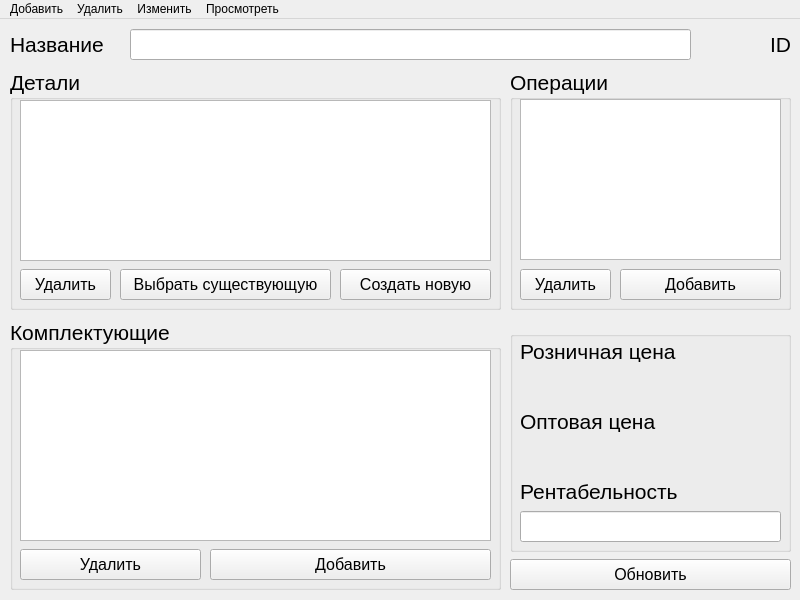
<?xml version="1.0" encoding="UTF-8"?>
<ui version="4.0">
 <class>MainWindow</class>
 <widget class="QMainWindow" name="MainWindow">
  <property name="geometry">
   <rect>
    <x>0</x>
    <y>0</y>
    <width>800</width>
    <height>600</height>
   </rect>
  </property>
  <property name="minimumSize">
   <size>
    <width>800</width>
    <height>600</height>
   </size>
  </property>
  <property name="maximumSize">
   <size>
    <width>800</width>
    <height>600</height>
   </size>
  </property>
  <property name="windowTitle">
   <string>Автоматизация расчёта себестоимости изделия</string>
  </property>
  <widget class="QWidget" name="centralwidget">
   <widget class="QLabel" name="name_label">
    <property name="geometry">
     <rect>
      <x>10</x>
      <y>10</y>
      <width>101</width>
      <height>31</height>
     </rect>
    </property>
    <property name="font">
     <font>
      <pointsize>16</pointsize>
     </font>
    </property>
    <property name="text">
     <string>Название</string>
    </property>
   </widget>
   <widget class="QLineEdit" name="name">
    <property name="geometry">
     <rect>
      <x>130</x>
      <y>10</y>
      <width>561</width>
      <height>31</height>
     </rect>
    </property>
    <property name="font">
     <font>
      <pointsize>16</pointsize>
     </font>
    </property>
   </widget>
   <widget class="QGroupBox" name="products_pats">
    <property name="geometry">
     <rect>
      <x>10</x>
      <y>50</y>
      <width>491</width>
      <height>241</height>
     </rect>
    </property>
    <property name="font">
     <font>
      <pointsize>16</pointsize>
     </font>
    </property>
    <property name="title">
     <string>Детали</string>
    </property>
    <widget class="QPushButton" name="del_p">
     <property name="geometry">
      <rect>
       <x>10</x>
       <y>200</y>
       <width>91</width>
       <height>31</height>
      </rect>
     </property>
     <property name="font">
      <font>
       <pointsize>12</pointsize>
      </font>
     </property>
     <property name="text">
      <string>Удалить</string>
     </property>
    </widget>
    <widget class="QPushButton" name="add_ex">
     <property name="geometry">
      <rect>
       <x>110</x>
       <y>200</y>
       <width>211</width>
       <height>31</height>
      </rect>
     </property>
     <property name="font">
      <font>
       <pointsize>12</pointsize>
      </font>
     </property>
     <property name="text">
      <string>Выбрать существующую</string>
     </property>
    </widget>
    <widget class="QPushButton" name="crt_new">
     <property name="geometry">
      <rect>
       <x>330</x>
       <y>200</y>
       <width>151</width>
       <height>31</height>
      </rect>
     </property>
     <property name="font">
      <font>
       <pointsize>12</pointsize>
      </font>
     </property>
     <property name="text">
      <string>Создать новую</string>
     </property>
    </widget>
    <widget class="QListWidget" name="parts_list">
     <property name="geometry">
      <rect>
       <x>10</x>
       <y>31</y>
       <width>471</width>
       <height>161</height>
      </rect>
     </property>
     <property name="font">
      <font>
       <pointsize>14</pointsize>
      </font>
     </property>
    </widget>
   </widget>
   <widget class="QGroupBox" name="product_operations">
    <property name="geometry">
     <rect>
      <x>510</x>
      <y>50</y>
      <width>281</width>
      <height>241</height>
     </rect>
    </property>
    <property name="font">
     <font>
      <pointsize>16</pointsize>
     </font>
    </property>
    <property name="title">
     <string>Операции</string>
    </property>
    <widget class="QPushButton" name="del_o">
     <property name="geometry">
      <rect>
       <x>10</x>
       <y>200</y>
       <width>91</width>
       <height>31</height>
      </rect>
     </property>
     <property name="font">
      <font>
       <pointsize>12</pointsize>
      </font>
     </property>
     <property name="text">
      <string>Удалить</string>
     </property>
    </widget>
    <widget class="QPushButton" name="add_o">
     <property name="geometry">
      <rect>
       <x>110</x>
       <y>200</y>
       <width>161</width>
       <height>31</height>
      </rect>
     </property>
     <property name="font">
      <font>
       <pointsize>12</pointsize>
      </font>
     </property>
     <property name="text">
      <string>Добавить</string>
     </property>
    </widget>
    <widget class="QListWidget" name="operations_list">
     <property name="geometry">
      <rect>
       <x>10</x>
       <y>30</y>
       <width>261</width>
       <height>161</height>
      </rect>
     </property>
     <property name="font">
      <font>
       <pointsize>14</pointsize>
      </font>
     </property>
    </widget>
   </widget>
   <widget class="QGroupBox" name="product_additionals">
    <property name="geometry">
     <rect>
      <x>10</x>
      <y>300</y>
      <width>491</width>
      <height>271</height>
     </rect>
    </property>
    <property name="font">
     <font>
      <pointsize>16</pointsize>
     </font>
    </property>
    <property name="title">
     <string>Комплектующие</string>
    </property>
    <widget class="QPushButton" name="del_a">
     <property name="geometry">
      <rect>
       <x>10</x>
       <y>230</y>
       <width>181</width>
       <height>31</height>
      </rect>
     </property>
     <property name="font">
      <font>
       <pointsize>12</pointsize>
      </font>
     </property>
     <property name="text">
      <string>Удалить</string>
     </property>
    </widget>
    <widget class="QPushButton" name="add_a">
     <property name="geometry">
      <rect>
       <x>200</x>
       <y>230</y>
       <width>281</width>
       <height>31</height>
      </rect>
     </property>
     <property name="font">
      <font>
       <pointsize>12</pointsize>
      </font>
     </property>
     <property name="text">
      <string>Добавить</string>
     </property>
    </widget>
    <widget class="QListWidget" name="additionals_list">
     <property name="geometry">
      <rect>
       <x>10</x>
       <y>31</y>
       <width>471</width>
       <height>191</height>
      </rect>
     </property>
     <property name="font">
      <font>
       <pointsize>14</pointsize>
      </font>
     </property>
    </widget>
   </widget>
   <widget class="QGroupBox" name="price">
    <property name="geometry">
     <rect>
      <x>510</x>
      <y>312</y>
      <width>281</width>
      <height>221</height>
     </rect>
    </property>
    <property name="title">
     <string/>
    </property>
    <widget class="QLabel" name="r_cost_label">
     <property name="geometry">
      <rect>
       <x>10</x>
       <y>10</y>
       <width>161</width>
       <height>21</height>
      </rect>
     </property>
     <property name="font">
      <font>
       <pointsize>16</pointsize>
      </font>
     </property>
     <property name="text">
      <string>Розничная цена</string>
     </property>
    </widget>
    <widget class="QLabel" name="w_cost_label">
     <property name="geometry">
      <rect>
       <x>10</x>
       <y>80</y>
       <width>161</width>
       <height>21</height>
      </rect>
     </property>
     <property name="font">
      <font>
       <pointsize>16</pointsize>
      </font>
     </property>
     <property name="text">
      <string>Оптовая цена</string>
     </property>
    </widget>
    <widget class="QLineEdit" name="profitability">
     <property name="geometry">
      <rect>
       <x>10</x>
       <y>180</y>
       <width>261</width>
       <height>31</height>
      </rect>
     </property>
     <property name="font">
      <font>
       <pointsize>12</pointsize>
      </font>
     </property>
    </widget>
    <widget class="QLabel" name="profitability_label">
     <property name="geometry">
      <rect>
       <x>10</x>
       <y>150</y>
       <width>161</width>
       <height>21</height>
      </rect>
     </property>
     <property name="font">
      <font>
       <pointsize>16</pointsize>
      </font>
     </property>
     <property name="text">
      <string>Рентабельность</string>
     </property>
    </widget>
    <widget class="QLabel" name="r_cost">
     <property name="geometry">
      <rect>
       <x>10</x>
       <y>40</y>
       <width>261</width>
       <height>31</height>
      </rect>
     </property>
     <property name="font">
      <font>
       <pointsize>14</pointsize>
      </font>
     </property>
     <property name="text">
      <string/>
     </property>
     <property name="alignment">
      <set>Qt::AlignRight|Qt::AlignTrailing|Qt::AlignVCenter</set>
     </property>
    </widget>
    <widget class="QLabel" name="w_cost">
     <property name="geometry">
      <rect>
       <x>10</x>
       <y>110</y>
       <width>261</width>
       <height>31</height>
      </rect>
     </property>
     <property name="font">
      <font>
       <pointsize>14</pointsize>
      </font>
     </property>
     <property name="text">
      <string/>
     </property>
     <property name="alignment">
      <set>Qt::AlignRight|Qt::AlignTrailing|Qt::AlignVCenter</set>
     </property>
    </widget>
   </widget>
   <widget class="QPushButton" name="act">
    <property name="geometry">
     <rect>
      <x>510</x>
      <y>540</y>
      <width>281</width>
      <height>31</height>
     </rect>
    </property>
    <property name="font">
     <font>
      <pointsize>12</pointsize>
     </font>
    </property>
    <property name="text">
     <string>Обновить</string>
    </property>
   </widget>
   <widget class="QLabel" name="ID">
    <property name="geometry">
     <rect>
      <x>700</x>
      <y>10</y>
      <width>91</width>
      <height>31</height>
     </rect>
    </property>
    <property name="font">
     <font>
      <pointsize>16</pointsize>
     </font>
    </property>
    <property name="layoutDirection">
     <enum>Qt::LeftToRight</enum>
    </property>
    <property name="text">
     <string>ID</string>
    </property>
    <property name="alignment">
     <set>Qt::AlignRight|Qt::AlignTrailing|Qt::AlignVCenter</set>
    </property>
   </widget>
  </widget>
  <widget class="QMenuBar" name="menubar">
   <property name="geometry">
    <rect>
     <x>0</x>
     <y>0</y>
     <width>800</width>
     <height>21</height>
    </rect>
   </property>
   <widget class="QMenu" name="add">
    <property name="title">
     <string>Добавить</string>
    </property>
    <addaction name="material_a"/>
    <addaction name="worker_a"/>
    <addaction name="machine_a"/>
    <addaction name="operation_a"/>
    <addaction name="additional_a"/>
    <addaction name="separator"/>
    <addaction name="part_a"/>
    <addaction name="separator"/>
    <addaction name="product_a"/>
   </widget>
   <widget class="QMenu" name="del">
    <property name="title">
     <string>Удалить</string>
    </property>
    <addaction name="material_d"/>
    <addaction name="worker_d"/>
    <addaction name="machine_d"/>
    <addaction name="operation_d"/>
    <addaction name="additional_d"/>
    <addaction name="separator"/>
    <addaction name="part_d"/>
   </widget>
   <widget class="QMenu" name="chng">
    <property name="title">
     <string>Изменить</string>
    </property>
    <addaction name="material_c"/>
    <addaction name="worker_c"/>
    <addaction name="machine_c"/>
    <addaction name="operation_c"/>
    <addaction name="additional_c"/>
    <addaction name="separator"/>
    <addaction name="part_c"/>
    <addaction name="separator"/>
    <addaction name="product_c"/>
   </widget>
   <widget class="QMenu" name="see">
    <property name="title">
     <string>Просмотреть</string>
    </property>
    <addaction name="materials"/>
    <addaction name="workers"/>
    <addaction name="machines"/>
    <addaction name="operations"/>
    <addaction name="additionals"/>
    <addaction name="separator"/>
   </widget>
   <addaction name="add"/>
   <addaction name="del"/>
   <addaction name="chng"/>
   <addaction name="see"/>
  </widget>
  <action name="material_a">
   <property name="text">
    <string>Материал</string>
   </property>
  </action>
  <action name="machine_a">
   <property name="text">
    <string>Оборудование</string>
   </property>
  </action>
  <action name="worker_a">
   <property name="text">
    <string>Рабочий</string>
   </property>
  </action>
  <action name="part_a">
   <property name="text">
    <string>Деталь</string>
   </property>
  </action>
  <action name="additional_a">
   <property name="text">
    <string>Комплектующее</string>
   </property>
  </action>
  <action name="material_d">
   <property name="text">
    <string>Материал</string>
   </property>
  </action>
  <action name="machine_d">
   <property name="text">
    <string>Оборудование</string>
   </property>
  </action>
  <action name="worker_d">
   <property name="text">
    <string>Рабочий</string>
   </property>
  </action>
  <action name="additional_d">
   <property name="text">
    <string>Комплектующее</string>
   </property>
  </action>
  <action name="part_d">
   <property name="text">
    <string>Деталь</string>
   </property>
  </action>
  <action name="material_c">
   <property name="text">
    <string>Материал</string>
   </property>
  </action>
  <action name="machine_c">
   <property name="text">
    <string>Оборудование</string>
   </property>
  </action>
  <action name="worker_c">
   <property name="text">
    <string>Рабочий</string>
   </property>
  </action>
  <action name="additional_c">
   <property name="text">
    <string>Комплектующее</string>
   </property>
  </action>
  <action name="part_c">
   <property name="text">
    <string>Деталь</string>
   </property>
  </action>
  <action name="materials">
   <property name="text">
    <string>Материалы</string>
   </property>
  </action>
  <action name="machines">
   <property name="text">
    <string>Оборудование</string>
   </property>
  </action>
  <action name="workers">
   <property name="text">
    <string>Рабочие</string>
   </property>
  </action>
  <action name="additionals">
   <property name="text">
    <string>Комплектующие</string>
   </property>
  </action>
  <action name="operation_a">
   <property name="text">
    <string>Операция</string>
   </property>
  </action>
  <action name="operation_d">
   <property name="text">
    <string>Операция</string>
   </property>
  </action>
  <action name="operation_c">
   <property name="text">
    <string>Операция</string>
   </property>
  </action>
  <action name="operations">
   <property name="text">
    <string>Операции</string>
   </property>
  </action>
  <action name="product_a">
   <property name="text">
    <string>Продукт</string>
   </property>
  </action>
  <action name="product_c">
   <property name="text">
    <string>Продукт</string>
   </property>
  </action>
 </widget>
 <resources/>
 <connections/>
</ui>
